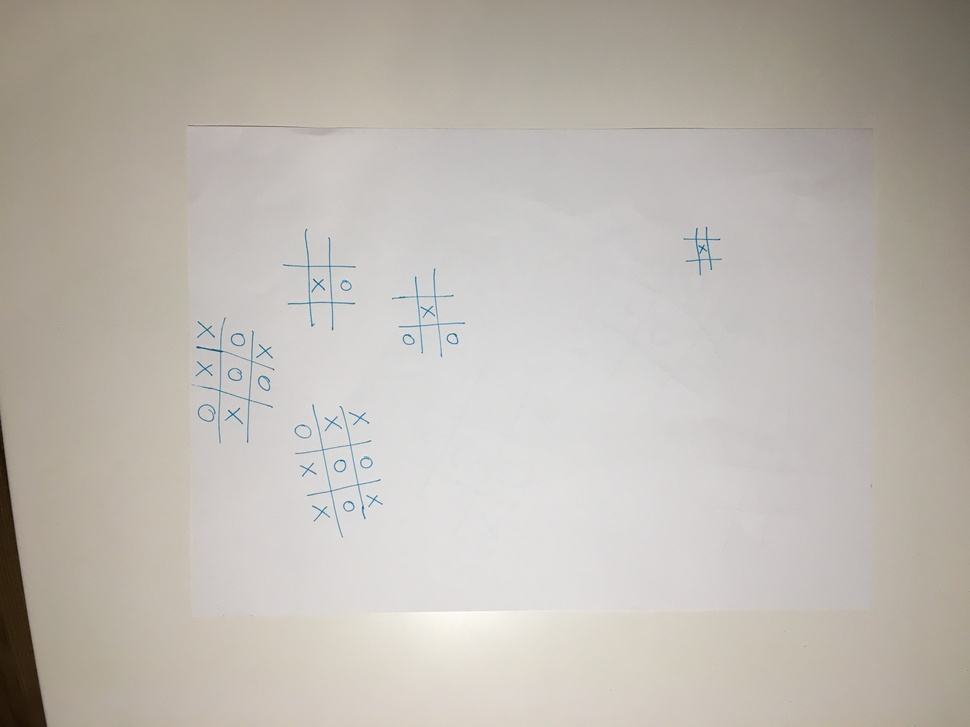
#> input picture zdjęcia/łatwe/IMG_6514.JPG, 970 x 727 px, shrunk from 4032 x 3024 before the run, found by its file name; its folder holds only this picture in this run
$ python skrypt.py   (older library calls are emulated)
#> lines starting #> are read from the running program, lines starting #| are printed output that depends on the picture; after the words box and inside, x2 and y2 are one past the last pixel; in counts of white or black regions, pixels touching at a corner belong together
#> in check_imgs_in_dir, img is the input picture: shape (727, 970, 3); mean R, G, B 189.9, 184.5, 177.3
from __future__ import division

import os
import random as rnd

import numpy as np
import scipy as sp
import skimage as ski
from matplotlib import pylab as plt
from pylab import *
from skimage import exposure
from skimage import img_as_float
from skimage import io, filters
from skimage import measure
from skimage import restoration
from skimage.color import rgb2gray
from skimage.color import rgb2hed
from skimage.morphology import remove_small_objects


def prepare_img(img):
    ihc_hed = rgb2hed(img)
#> ihc_hed: shape (727, 970, 3) float64; mean of channels 0, 1, 2 0.0233, 7.95e-10, 0.029
    h = exposure.rescale_intensity(ihc_hed[:, :, 0], out_range=(0, 1))
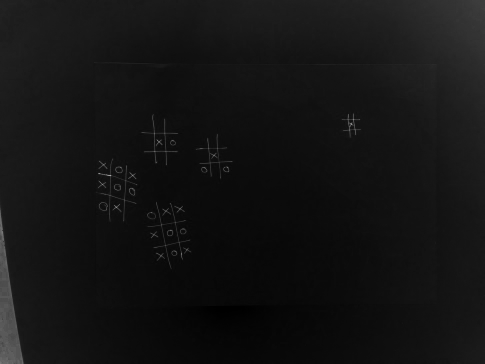
#> h: shape (727, 970) float64 (shown at 1/2 size); min 0, max 1, mean 0.0782
    d = exposure.rescale_intensity(ihc_hed[:, :, 2], out_range=(0, 1))
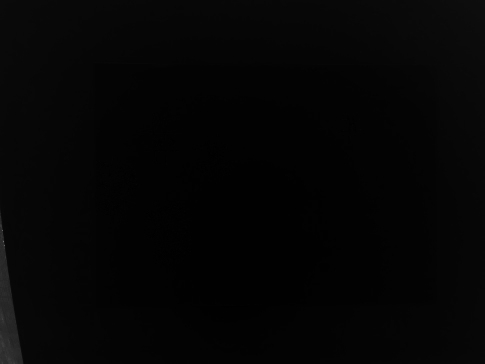
#> d: shape (727, 970) float64 (shown at 1/2 size); min 0, max 1, mean 0.02
    zdh = np.dstack((np.zeros_like(h), d, h))
#> zdh: shape (727, 970, 3) float64; mean of channels 0, 1, 2 0, 0.02, 0.0782
    tmp = rgb2gray(zdh)
    p0_5, p99_5 = np.percentile(tmp, (0.5, 99.5))
#> p0_5 = 0.00627; p99_5 = 0.138
    tmp = exposure.rescale_intensity(tmp, (p0_5, p99_5))
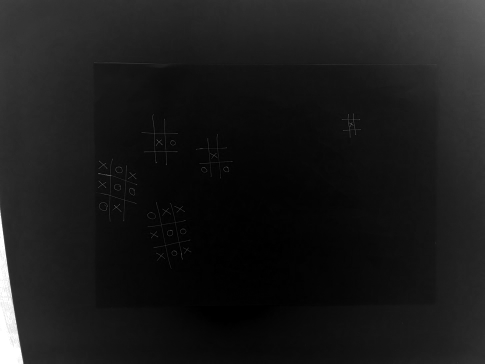
#> tmp: shape (727, 970) float64 (shown at 1/2 size); min 0, max 1, mean 0.103
    tmp = filters.prewitt(tmp)
    tmp = restoration.denoise_nl_means(tmp, h=0.95, fast_mode=True, patch_size=3, patch_distance=7, multichannel=False)
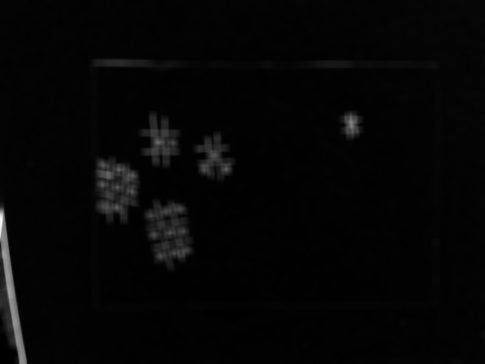
#> tmp: shape (727, 970) float64 (shown at 1/2 size); min 0, max 0.16, mean 0.00371; drawn with min black and max white
    return tmp


def thresh_img(img):
    tmp = prepare_img(img)
    binary = (tmp > filters.threshold_minimum(tmp))
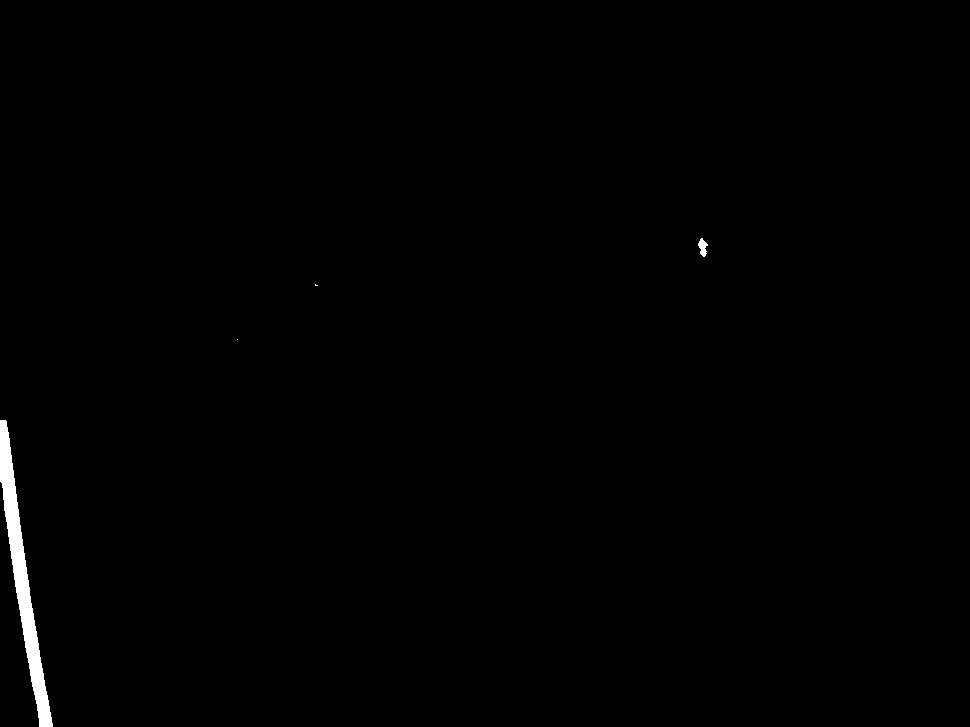
#> binary: shape (727, 970) bool; 0.58% white; 4 white regions (2 under 20 px), largest, box (x1, y1, x2, y2) and area: (0, 420, 53, 727) 3989, (698, 238, 708, 257) 111
    return binary


def outline_img(img):
    tmp = thresh_img(img)
    tmp = filters.prewitt(tmp)
    tmp_outline = filters.sobel(tmp)
    tmp_outline = sp.ndimage.binary_fill_holes(tmp_outline)
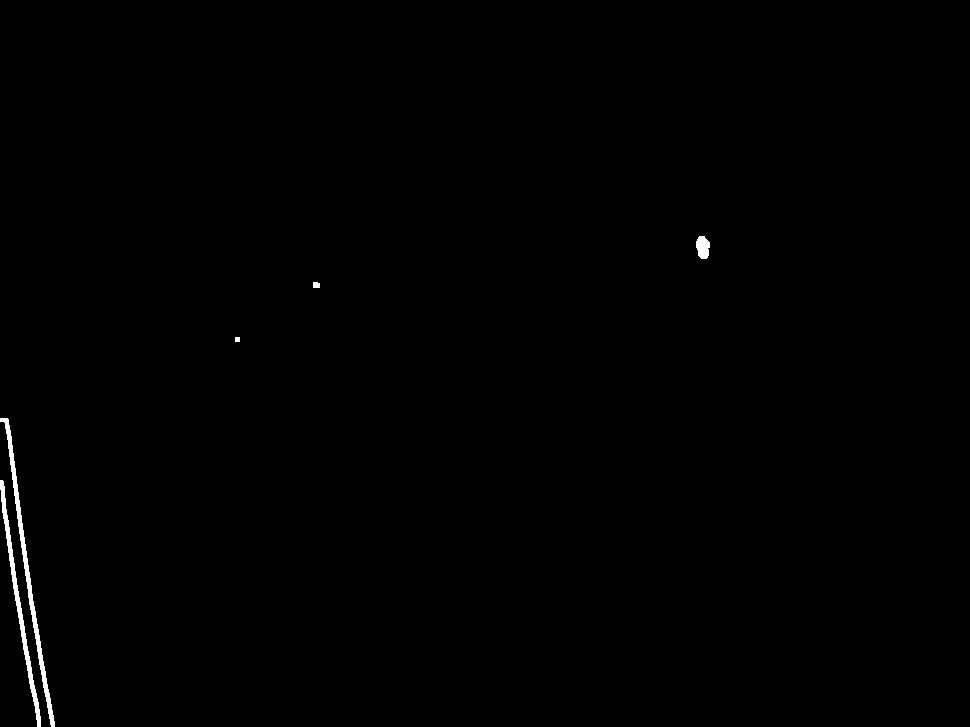
#> tmp_outline: shape (727, 970) bool; 0.41% white; 5 white regions, box (x1, y1, x2, y2) and area: (0, 418, 55, 727) 1440, (0, 480, 41, 727) 1135, (696, 236, 710, 259) 251, (313, 282, 320, 288) 40, (235, 337, 240, 342) 25
    tmp_outline = remove_small_objects(tmp_outline, 10 * 10)
#> tmp_outline: shape (727, 970) bool; 0.4% white; 3 white regions
    return tmp_outline


def color_outlines(img, ax):
    outline_shapes = outline_img(img)
    contours = measure.find_contours(outline_shapes, 0.8)
#> contours = 5 point arrays, longest 364 points
    outlines, count = sp.ndimage.label(outline_shapes)
#> outlines: shape (727, 970) int32; 4 distinct labels, from 0 to 3
#> count = 3
    outlines = measure.regionprops(outlines)
#> outlines = 3 regions; box (x1, y1, x2, y2) and area: (0, 418, 55, 727) 1440, (0, 480, 41, 727) 1135, (696, 236, 710, 259) 251
    for outline in outlines:
        centroid_x, centroid_y = outline.centroid
        circle = ski.draw.circle(int(centroid_x), int(centroid_y), 3.5)
        img[circle[0], circle[1]] = 1.0
#> this loop made 3 passes
#> (centroid_x, centroid_y, circle) on passes 1 to 3: (246.9, 702.5, 37 positions, rows 243 to 249, columns 699 to 705), (571.4, 27.6, 37 positions, rows 568 to 574, columns 24 to 30), (604.3, 18.83, 37 positions, rows 601 to 607, columns 15 to 21)
#> img: shape (727, 970, 3); 0.02% of pixels changed, all inside (x1, y1, x2, y2) = (15, 243, 706, 608)

    ax.imshow(img, cmap=plt.cm.gray)

    colors = ['g', 'r', 'c', 'm', 'y']
    for contour in contours:
        ax.plot(contour[:, 1], contour[:, 0], linewidth=7, color=rnd.choice(colors))
#> this loop made 5 passes

    ax.set_xticks([])
    ax.set_yticks([])


def find_circles_pos(game):
    # TODO wyszukiwanie kółek na planszy i zwracanie macierzy pozycji kółek na planszy
    return False    # tymczasowe


def find_crosses_pos(game):
    # TODO wyszukiwanie krzyżyków w grze i zwracanie macierzy pozycji krzyżyków na planszy
    return False    # tymczasowe


def print_game(circles, crosses):
    # TODO printowanie planszy gry
    return False    # tymczasowe


# [5 lines left out: function find_game_state, not called in this run]


def find_games_areas(img):
    # TODO wyszukiwanie obszarów dla planszy poszczególnych gier na obrazie i zwracanie listy list koordynatów
    return False    # tymczasowe


# [6 lines left out: function check_games, not called in this run]


def check_imgs_in_dir(dir):
    dir_listed = os.listdir(dir)    # lista plików w folderze
    rownum = 0
    n = 0

    fig, ax = plt.subplots(nrows=5, ncols=1, figsize=(50, 200), dpi=100)
    for img_name in dir_listed:
        img = io.imread(os.path.join(dir, img_name))
        # ax[rownum].imshow(img)  # tymczasowa komenda
        color_outlines(img, ax[rownum])
        if (n + 1) % 1 == 0:
            rownum += 1
        n += 1
        # check_games(img)
    fig.savefig('test.pdf')
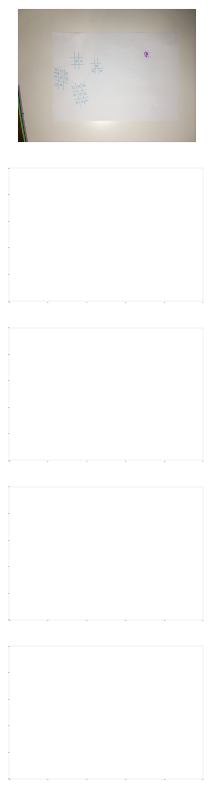
#> figure drawn by matplotlib, 1 panel


check_imgs_in_dir('zdjęcia\\łatwe\\')

$ run again, on zdjęcia/łatwe/IMG_6515.JPG
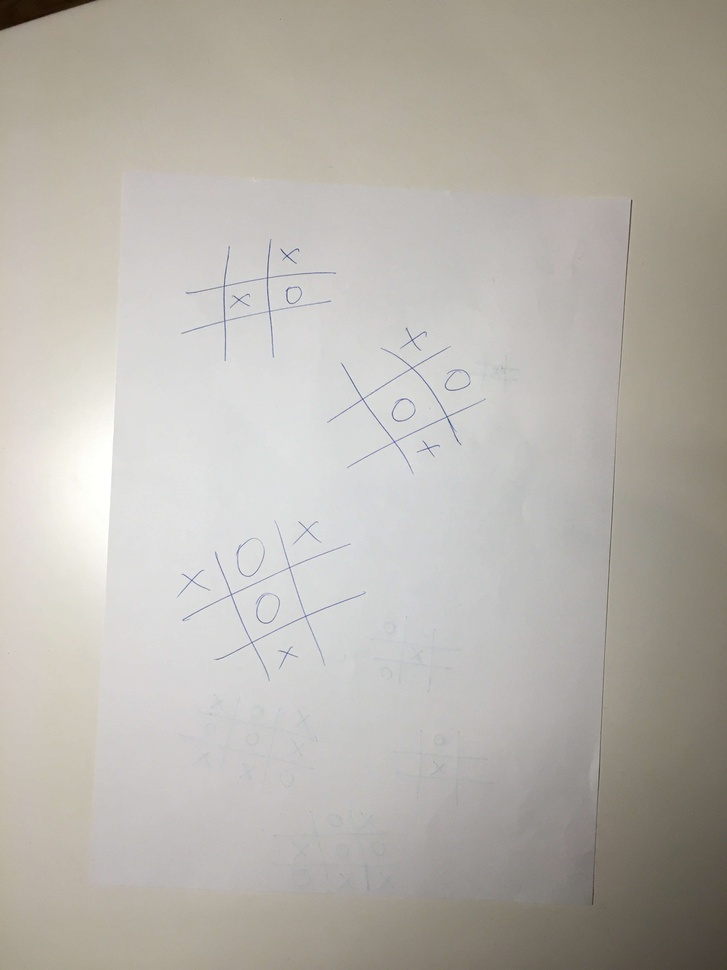
#> input picture zdjęcia/łatwe/IMG_6515.JPG, 727 x 970 px, shrunk from 3024 x 4032 before the run, found by its file name
#> in check_imgs_in_dir, img is the input picture: shape (970, 727, 3); mean R, G, B 183.5, 179.6, 172.4
#> ihc_hed: shape (970, 727, 3) float64; mean of channels 0, 1, 2 0.027, 1.08e-08, 0.0305
#> zdh: shape (970, 727, 3) float64; mean of channels 0, 1, 2 0, 0.0209, 0.205
#> p0_5 = 0.00263; p99_5 = 0.0977
#> binary: shape (970, 727) bool; 5.7% white; 11 white regions (2 under 20 px), largest, box (x1, y1, x2, y2) and area: (328, 325, 482, 472) 9688, (181, 527, 364, 678) 9481, (182, 239, 335, 360) 8218
#> contours = 9 point arrays, longest 1501 points
#> in color_outlines, `outlines, count = sp.ndimage.label(outline_shapes)`:
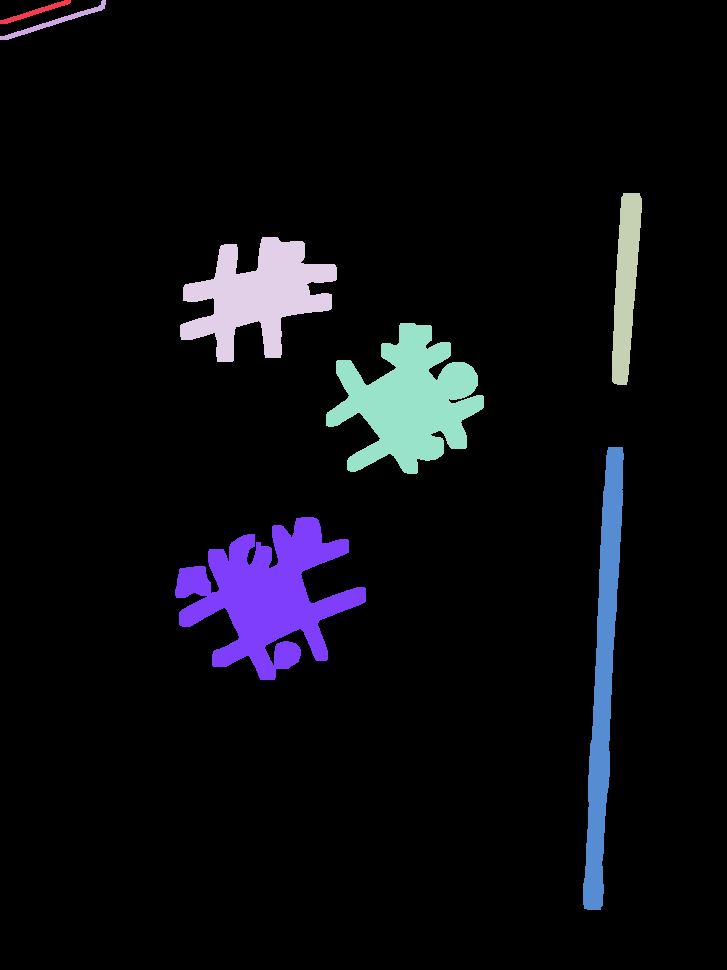
#> outlines: shape (970, 727) int32; 8 distinct labels, from 0 to 7; one colour per label, 0 black
#> count = 7
#> in color_outlines, `outlines = measure.regionprops(outlines)`: outlines = 7 regions; box (x1, y1, x2, y2) and area: (175, 517, 366, 680) 15321, (326, 323, 484, 474) 13130, (180, 237, 337, 362) 10192, (583, 447, 624, 910) 8593, (612, 193, 642, 385) 3738, (0, 0, 106, 40) 568, (0, 0, 71, 24) 363
#> the loop in color_outlines, `for outline in outlines:` made 7 passes
#> (centroid_x, centroid_y, circle) on passes 1 to 6: (11.58, 34.96, 37 positions, rows 8 to 14, columns 31 to 37), (21.51, 54.51, 37 positions, rows 18 to 24, columns 51 to 57), (284.4, 625.4, 37 positions, rows 281 to 287, columns 622 to 628), (294.9, 257.3, 37 positions, rows 291 to 297, columns 254 to 260), (401.2, 409.1, 37 positions, rows 398 to 404, columns 406 to 412), (677.6, 603.2, 37 positions, rows 674 to 680, columns 600 to 606)
#> the loop in color_outlines, `for contour in contours:` made 9 passes
#> in check_imgs_in_dir, `fig.savefig('test.pdf')`:
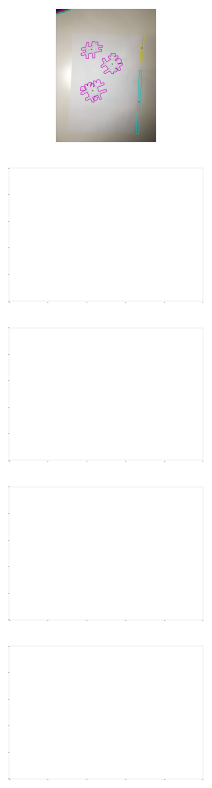
#> figure drawn by matplotlib, 1 panel
